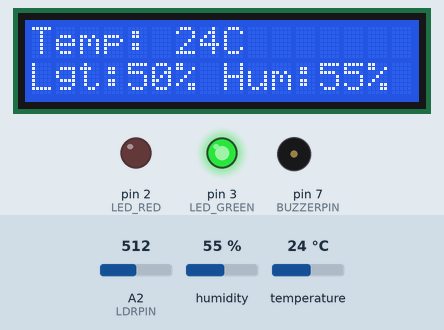
Recording of a sketch running on a simulated Arduino Uno, built with avr-gcc and run on an emulated ATmega328P. Shown: 16×2 character LCD, output pins drawn as LEDs (lit = HIGH), buzzer (waves = sounding). The test bench sets the inputs (shaded band); at power-on: humidity 55 %, temperature 24 °C, A2 (LDRPIN) = 512. What the sketch prints to the serial monitor is not drawn.

Above: at 3.2 s.
3.3 s: humidity set to 41 %
At 5.1 s:
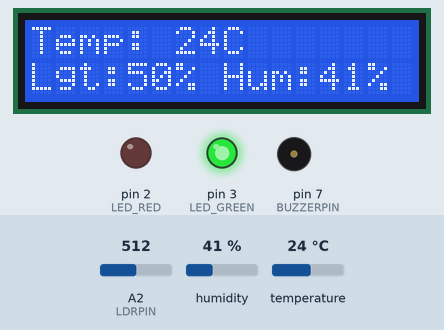
6.0 s: humidity set to 37 %
At 7.2 s:
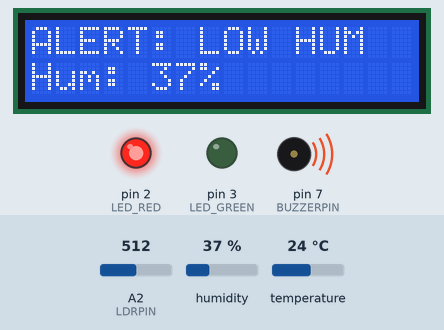
8.7 s: temperature set to 28 °C
11.5 s: temperature set to 31 °C
At 13.7 s:
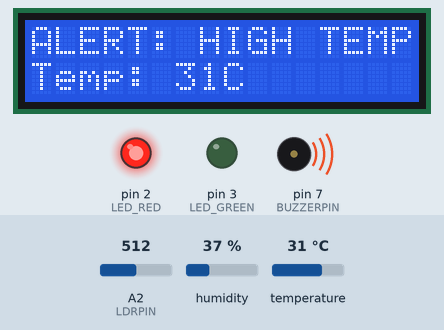
14.2 s: temperature set to 12 °C
At 15.8 s:
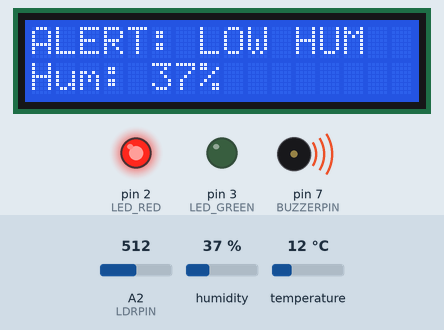
16.9 s: humidity set to 88 %
At 20.0 s:
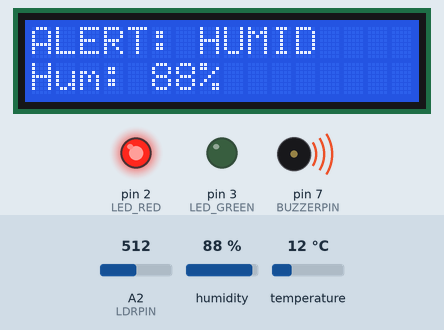
Timing chart, 0 to 21.0 s (numbered marks = the images above; inputs shaded):
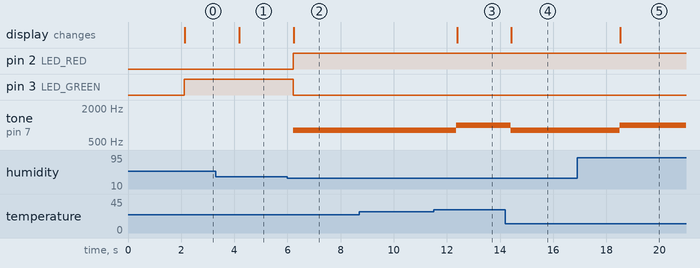

The sketch:

Code_Station_1.ino
```cpp
#include <Wire.h>
#include <LiquidCrystal_I2C.h>
#include <DHT.h>

// ------------------- SENSOR DEFINITIONS -------------------
#define LED_RED 2
#define LED_GREEN 3
#define BUZZERPIN 7
#define DHTPIN 4
#define DHTTYPE DHT11
#define LDRPIN A2

// ------------------- OBJECT DECLARATIONS -------------------
LiquidCrystal_I2C lcd(0x20, 16, 2);
DHT dht(DHTPIN, DHTTYPE);

// ------------------- VARIABLES -------------------
int temperatureDHT, humidity;
int lightLevel;
int lightPercent;
// ------------------- SETUP -------------------
void setup() {
  pinMode(LED_RED, OUTPUT);
  pinMode(LED_GREEN, OUTPUT);
  pinMode(BUZZERPIN, OUTPUT);
  pinMode(LDRPIN, INPUT);

  Serial.begin(9600);
  lcd.init();
  lcd.backlight();
  dht.begin();

  lcd.setCursor(0, 0);
  lcd.print("MONITORING SYST");
  delay(2000);
  lcd.clear();
}

// ------------------- LOOP -------------------
void loop() {
  // Read sensor values
  humidity = dht.readHumidity();
  temperatureDHT = dht.readTemperature();
  lightLevel = analogRead(LDRPIN);

  lightPercent = map(lightLevel, 0, 1023, 0, 100);

  lcd.clear();

  // ------------------- MONITORING LOGIC -------------------

  // --- Case 1: High Temperature ---
  if (temperatureDHT >= 30) {
    digitalWrite(LED_RED, HIGH);
    digitalWrite(LED_GREEN, LOW);
    tone(BUZZERPIN, 1000);

    lcd.setCursor(0, 0);
    lcd.print("ALERT: HIGH TEMP");
    lcd.setCursor(0, 1);
    lcd.print("Temp: "); lcd.print(temperatureDHT); lcd.print("C");
  }

  // --- Case 2: High Humidity ---
  else if (humidity > 70) {
    digitalWrite(LED_RED, HIGH);
    digitalWrite(LED_GREEN, LOW);
    tone(BUZZERPIN, 1000);

    lcd.setCursor(0, 0);
    lcd.print("ALERT: HUMID");
    lcd.setCursor(0, 1);
    lcd.print("Hum: "); lcd.print(humidity); lcd.print("%");
  }

  // --- Case 3: Low Humidity ---
  else if (humidity < 40) {
    digitalWrite(LED_RED, HIGH);
    digitalWrite(LED_GREEN, LOW);
    tone(BUZZERPIN, 800);

    lcd.setCursor(0, 0);
    lcd.print("ALERT: LOW HUM");
    lcd.setCursor(0, 1);
    lcd.print("Hum: "); lcd.print(humidity); lcd.print("%");
  }

  // --- Case 4: All Normal ---
  else {
    digitalWrite(LED_RED, LOW);
    digitalWrite(LED_GREEN, HIGH);
    noTone(BUZZERPIN);

    lcd.setCursor(0, 0);
    lcd.print("Temp: "); lcd.print(temperatureDHT); lcd.print("C");
    lcd.setCursor(0, 1);
    lcd.print("Lgt:"); lcd.print(lightPercent); lcd.print("% ");
    lcd.print("Hum:"); lcd.print(humidity); lcd.print("%");
  }

  // ------------------- TIMESTAMP & CSV -------------------
  unsigned long timestamp = millis() / 1000;

  // CSV Output format: Time, Temperature, Humidity, Light Level
  String csvData = String(timestamp) + "," +
                   String(temperatureDHT) + "," +
                   String(humidity) + "," +
                   String(lightPercent);

  Serial.println(csvData);

  delay(2000); // 2-second delay for simulation stability
}
```

Measured:
- the behaviour switches between 40 and 39 % on humidity (found by bisection; images 1 and 2)
- the behaviour switches between 29 and 30 °C on temperature (found by bisection; images 2 and 3)
- after the input at 3.3 s, the display: changes after 0.88 s (image 1)
- after the input at 6.0 s, pin 2 (LED_RED): LOW → HIGH after 0.21 s; pin 3 (LED_GREEN): HIGH → LOW after 0.21 s; tone on pin 7 (BUZZERPIN): silent → 800 Hz after 0.21 s; the display: changes after 0.23 s (image 2)
- after the input at 8.7 s, every drawn part: stays the same
- after the input at 11.5 s, tone on pin 7 (BUZZERPIN): 800 Hz → 1000 Hz after 0.86 s; the display: changes after 0.88 s (image 3)
- after the input at 14.2 s, tone on pin 7 (BUZZERPIN): 1000 Hz → 800 Hz after 0.21 s; the display: changes after 0.23 s (image 4)
- after the input at 16.9 s, tone on pin 7 (BUZZERPIN): 800 Hz → 1000 Hz after 1.6 s; the display: changes after 1.6 s (image 5)
